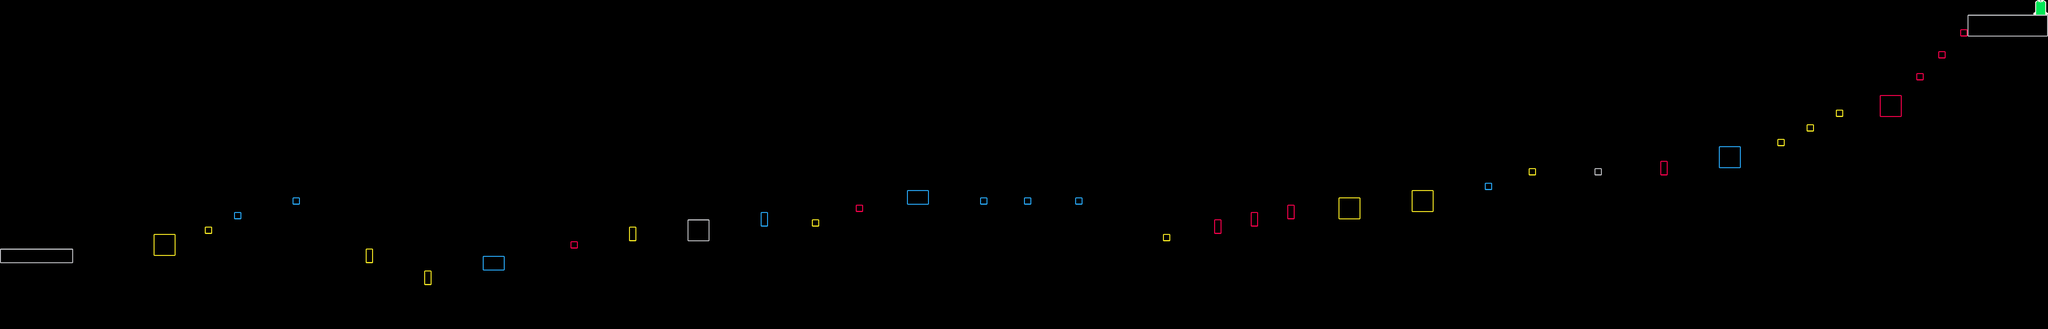

Rendered tile map (Tiled .tmx) drawn with the repository's tilesets; below, a short description and the map source with its tile grids summarised:
An orthogonal 280x45 tile map with 32x32 px tiles, 4 tile layers (Ground, Red, Blue, Yellow) and 39 objects.

<map version="1.10" tiledversion="1.12.0" orientation="orthogonal" renderorder="right-down" width="280" height="45" tilewidth="32" tileheight="32" infinite="0" nextlayerid="11" nextobjectid="47">
 <editorsettings>
  <export target="level4.lua" format="lua" />
 </editorsettings>
 <tileset firstgid="1" name="tiles" tilewidth="32" tileheight="32" tilecount="64" columns="8">
  <image source="../images/tiles/tileset.png" width="256" height="256" />
 </tileset>
 <layer id="1" name="Ground" width="280" height="45">
  <data>[12600 cells, 67 non-empty, 14 distinct tile ids]</data>
 </layer>
 <layer id="2" name="Red" width="280" height="45">
  <data>[12600 cells, 22 non-empty, 12 distinct tile ids]</data>
 </layer>
 <layer id="3" name="Blue" width="280" height="45">
  <data>[12600 cells, 29 non-empty, 12 distinct tile ids]</data>
 </layer>
 <layer id="4" name="Yellow" width="280" height="45">
  <data>[12600 cells, 40 non-empty, 12 distinct tile ids]</data>
 </layer>
 <objectgroup id="5" name="Colliders">
  <object id="1" x="0" y="1088" width="320" height="64" />
  <object id="4" x="8608" y="64" width="352" height="96" />
  <object id="32" x="3008" y="960" width="96" height="96" />
  <object id="46" x="6976" y="736" width="32" height="32" />
 </objectgroup>
 <objectgroup id="6" name="RedColliders">
  <object id="19" x="2496" y="1056" width="32" height="32" />
  <object id="23" x="3744" y="896" width="32" height="32" />
  <object id="24" x="5312" y="960" width="32" height="64" />
  <object id="25" x="5472" y="928" width="32" height="64" />
  <object id="26" x="5632" y="896" width="32" height="64" />
  <object id="41" x="7264" y="704" width="32" height="64" />
  <object id="42" x="8224" y="416" width="96" height="96" />
  <object id="43" x="8384" y="320" width="32" height="32" />
  <object id="44" x="8480" y="224" width="32" height="32" />
  <object id="45" x="8576" y="128" width="32" height="32" />
 </objectgroup>
 <objectgroup id="7" name="BlueColliders">
  <object id="12" x="1024" y="928" width="32" height="32" />
  <object id="13" x="1280" y="864" width="32" height="32" />
  <object id="14" x="2112" y="1120" width="96" height="64" />
  <object id="27" x="3328" y="928" width="32" height="64" />
  <object id="28" x="3968" y="832" width="96" height="64" />
  <object id="29" x="4288" y="864" width="32" height="32" />
  <object id="30" x="4480" y="864" width="32" height="32" />
  <object id="31" x="4704" y="864" width="32" height="32" />
  <object id="39" x="6496" y="800" width="32" height="32" />
  <object id="40" x="7520" y="640" width="96" height="96" />
 </objectgroup>
 <objectgroup id="8" name="YellowColliders">
  <object id="15" x="672" y="1024" width="96" height="96" />
  <object id="16" x="896" y="992" width="32" height="32" />
  <object id="17" x="1600" y="1088" width="32" height="64" />
  <object id="18" x="1856" y="1184" width="32" height="64" />
  <object id="20" x="2752" y="992" width="32" height="64" />
  <object id="21" x="3552" y="960" width="32" height="32" />
  <object id="22" x="5088" y="1024" width="32" height="32" />
  <object id="33" x="5856" y="864" width="96" height="96" />
  <object id="34" x="6176" y="832" width="96" height="96" />
  <object id="35" x="6688" y="736" width="32" height="32" />
  <object id="36" x="7776" y="608" width="32" height="32" />
  <object id="37" x="7904" y="544" width="32" height="32" />
  <object id="38" x="8032" y="480" width="32" height="32" />
 </objectgroup>
 <objectgroup id="9" name="CompleteLevel">
  <object id="5" x="8896" y="0" width="64" height="64" />
 </objectgroup>
 <objectgroup id="10" name="Spawn">
  <object id="2" x="64" y="960">
   <point />
  </object>
 </objectgroup>
</map>
